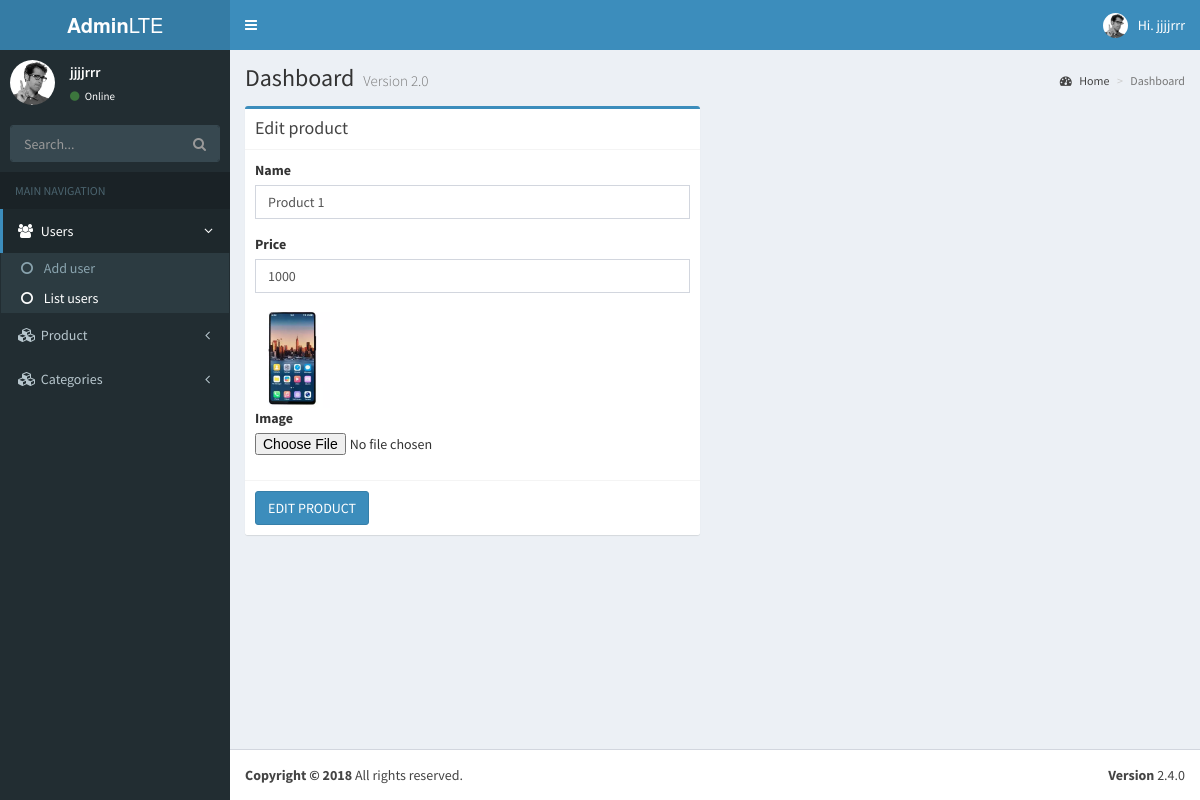
Screenshot of /18php04-php-master/session10/admin.php?action=edit_product&id=1 (signed in) with the database file from the repository.
### tables this page shows
CREATE TABLE `products` (
  `id` int(11) NOT NULL,
  `name` varchar(255) DEFAULT NULL,
  `price` float DEFAULT NULL,
  `image` varchar(255) NOT NULL
);

### 18php04-php-master/session10/model/product.php (called while the page is built, shortened)
<?php
	class Product {
		public $conn;
		function __construct() {
			$connect = new ConnectDB();
			$this->conn = $connect->connect();
		}
		function getProductInfo($id) {
			$sql = "SELECT * FROM products WHERE id = $id";
			$result = mysqli_query($this->conn, $sql);
			return $result;
		}
	}
?>

### 18php04-php-master/session10/config/connectdb.php (called while the page is built)
<?php
	class ConnectDB {
		function connect(){
			$server = 'localhost';
			$username = 'root';
			$password = '';
			$database = '18php04_shop';
			$this->conn = mysqli_connect($server, $username, $password, $database);
			return $this->conn;
		}
	}
?>

### 18php04-php-master/session10/view/backend/edit_product.php (the view, shortened to what this page needs)
<div class="row">
        <div class="col-md-6">
          <div class="box box-primary">
            <div class="box-header with-border">
              <h3 class="box-title">Edit product</h3>
            </div>
            <form role="form" action="admin.php?action=edit_product&id=<?php echo $id?>" method="post" enctype="multipart/form-data">
              <div class="box-body">
                <div class="form-group">
                  <label for="exampleInputName">Name</label>
                  <input type="text" class="form-control" placeholder="Enter name" name="name" value="<?php echo $nameEdit;?>">
                </div>
                <div class="form-group">
                  <label for="exampleInputUsername">Price</label>
                  <input type="text" class="form-control" placeholder="Enter price" name="price" value="<?php echo $priceEdit;?>">
                </div>
                <img src="dist/img/<?php echo $imageEdit?>">
                <div class="form-group">
                  <label for="exampleInputFile">Image</label>
                  <input type="file" id="exampleInputFile" name="image">
                </div>
              </div>
              <div class="box-footer">
                <button type="submit" class="btn btn-primary" name="edit_product">EDIT PRODUCT</button>
              </div>
            </form>
          </div>
        </div>
      </div>

### 18php04-php-master/session10/view/backend/edit_product.php (style rules this page uses)
img { height: 100px; }

### rows the page displays
products: name "Product 1", price "1000", image (picture)

### other values shown
$_SESSION['login'] "jjjjrrr"
